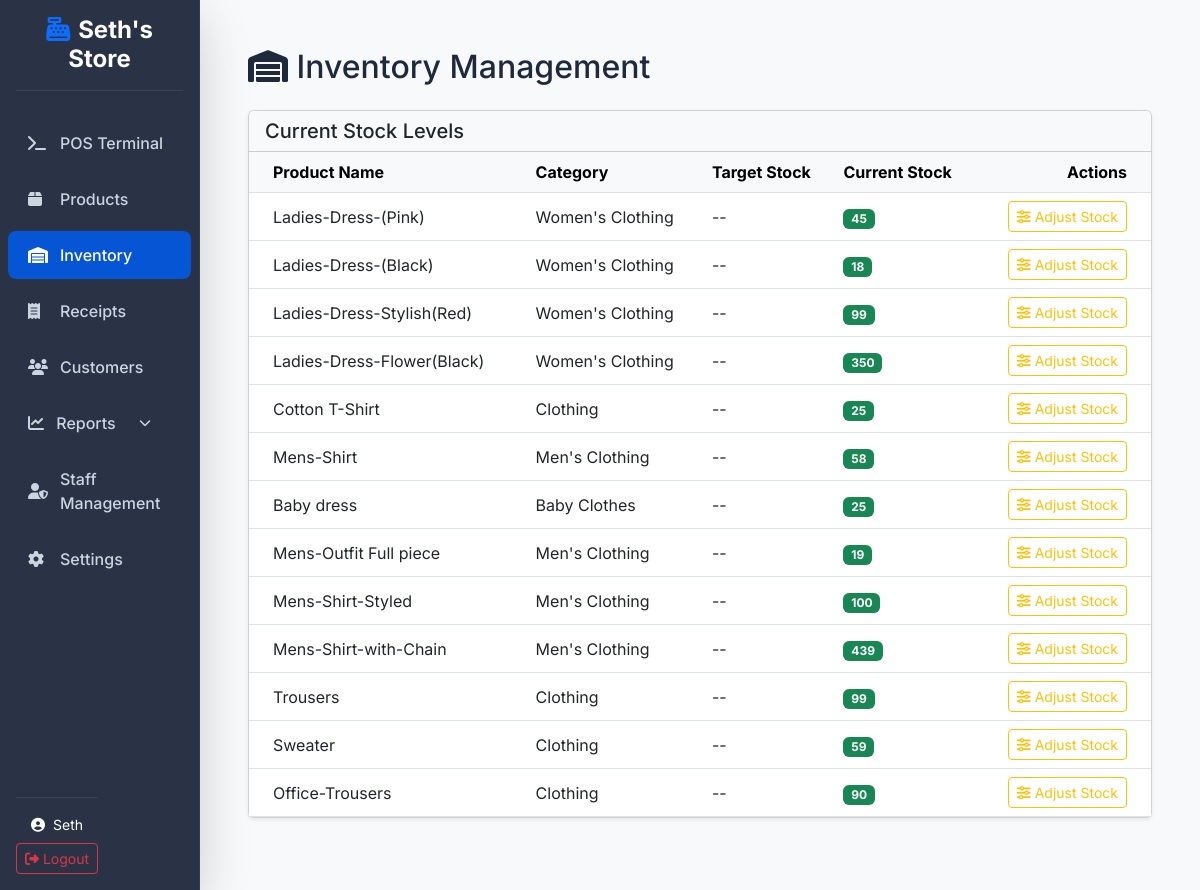
/inventory/ (signed in), run on the app's committed database.
### accounts/models.py (models this page shows, shortened)
class User(AbstractUser):
    ROLE_CHOICES = (
        ('admin', 'Administrator'),
        ('manager', 'Manager'),
        ('cashier', 'Cashier'),
    )
    role = models.CharField(max_length=20, choices=ROLE_CHOICES, default='cashier')

### products/models.py (models this page shows, shortened)
class Product(models.Model):
    product_name = models.CharField(max_length=200)
    category = models.ForeignKey(Category, on_delete=models.SET_NULL, null=True, blank=True)
    price = models.DecimalField(max_digits=10, decimal_places=2)
    cost_price = models.DecimalField(max_digits=10, decimal_places=2, default=0.00, help_text="Cost of goods sold for profit calculation")
    stock_quantity = models.IntegerField(default=0)
    reorder_level = models.IntegerField(default=10, help_text="Minimum stock level before reordering is required")
    barcode = models.CharField(max_length=100, unique=True, null=True, blank=True)
    supplier = models.CharField(max_length=200, null=True, blank=True)
    image = models.ImageField(upload_to='product_images/', null=True, blank=True)

class Category(models.Model):
    name = models.CharField(max_length=100)
    class Meta:
        verbose_name_plural = 'Categories'
    def __str__(self):
        return self.name

### inventory/views.py (the view)
# urls.py: path('', views.inventory_list, name='list'),
@login_required
@role_required(['admin', 'manager', 'cashier'])
def inventory_list(request):
    low_stock_products = Product.objects.filter(stock_quantity__lte=10)
    all_products = Product.objects.all()
    return render(request, 'inventory/list.html', {
        'low_stock_products': low_stock_products,
        'products': all_products
    })

### templates/inventory/list.html (shortened to what this page needs)
{% extends 'base.html' %}
{% block content %}
<div class="mb-4">
    <h2><i class="fas fa-warehouse"></i> Inventory Management</h2>
</div>
<div class="card shadow-sm mb-4">
    <div class="card-header bg-light">
        <h5 class="mb-0">Current Stock Levels</h5>
    </div>
    <div class="card-body p-0">
        <div class="table-responsive">
            <table class="table table-hover align-middle mb-0">
                <thead class="table-light">
                    <tr>
                        <th class="ps-4">Product Name</th>
                        <th>Category</th>
                        <th>Target Stock</th>
                        <th>Current Stock</th>
                        <th class="text-end pe-4">Actions</th>
                    </tr>
                </thead>
                <tbody>
                    {% for product in products %}
                    <tr>
                        <td class="ps-4">{{ product.product_name }}</td>
                        <td>{{ product.category|default:"-" }}</td>
                        <td>--</td>
                        <td>
                            {% if product.stock_quantity <= 10 %} <span class="badge bg-danger">{{
                                product.stock_quantity }}</span>
                                {% else %}
                                <span class="badge bg-success">{{ product.stock_quantity }}</span>
                                {% endif %}
                        </td>
                        <td class="text-end pe-4">
                            {% if user.role == 'admin' %}
                            <a href="{% url 'inventory:adjust' product.id %}" class="btn btn-sm btn-outline-warning"><i
                                    class="fas fa-sliders-h"></i> Adjust Stock</a>
                            {% endif %}
                        </td>
                    </tr>
                    {% empty %}
                    <tr>
                        <td colspan="5" class="text-center py-4 text-muted">No products available in inventory.</td>
                    </tr>
                    {% endfor %}
                </tbody>
            </table>
        </div>
    </div>
</div>
{% endblock %}

### templates/base.html (shortened to what this page needs)
<!DOCTYPE html>
{% load static %}
<html lang="en">
<head>
    <link href="https://cdn.jsdelivr.net/npm/bootstrap@5.3.0/dist/css/bootstrap.min.css" rel="stylesheet">
    <link rel="stylesheet" href="https://cdnjs.cloudflare.com/ajax/libs/font-awesome/6.4.0/css/all.min.css">
    <link rel="stylesheet" href="{% static 'css/modern-pos.css' %}">
</head>
<body>
    {% if user.is_authenticated %}
    <div class="container-fluid p-0">
        <div class="row g-0">
            <nav class="col-md-3 col-lg-2 d-md-block sidebar collapse shadow-lg glass-panel z-3">
                <div class="sidebar-sticky pt-3">
                    <div class="px-3 mb-4 text-center">
                        <h4 class="text-white fw-bold"><i class="fas fa-cash-register me-2 text-primary"></i>Seth's
                            Store
                        </h4>
                        <hr class="text-secondary opacity-25">
                    </div>
                    <ul class="nav flex-column px-2">
                        <li class="nav-item">
                            <a class="nav-link {% if request.resolver_match.url_name == 'pos' %}active{% endif %}"
                                href="{% url 'sales:pos' %}">
                                <i class="fas fa-terminal"></i> POS Terminal
                            </a>
                        </li>
                        <li class="nav-item">
                            <a class="nav-link {% if 'products' in request.path %}active{% endif %}"
                                href="{% url 'products:list' %}">
                                <i class="fas fa-box"></i> Products
                            </a>
                        </li>
                        <li class="nav-item">
                            <a class="nav-link {% if 'inventory' in request.path %}active{% endif %}"
                                href="{% url 'inventory:list' %}">
                                <i class="fas fa-warehouse"></i> Inventory
                            </a>
                        </li>
                        <li class="nav-item">
                            <a class="nav-link {% if 'receipts' in request.path %}active{% endif %}"
                                href="{% url 'sales:receipts' %}">
                                <i class="fas fa-receipt"></i> Receipts
                            </a>
                        </li>
                        <li class="nav-item">
                            <a class="nav-link {% if 'customers' in request.path %}active{% endif %}"
                                href="{% url 'customers:list' %}">
                                <i class="fas fa-users"></i> Customers
                            </a>
                        </li>
                        <li class="nav-item">
                            <a class="nav-link {% if 'reports' in request.path %}active{% endif %} d-flex align-items-center justify-content-between"
                                data-bs-toggle="collapse" href="#reportsMenu" role="button"
                                aria-expanded="{% if 'reports' in request.path %}true{% else %}false{% endif %}"
                                aria-controls="reportsMenu">
                                <span><i class="fas fa-chart-line me-1"></i> Reports</span>
                                <i class="fas fa-chevron-down" style="font-size: 0.75rem;"></i>
                            </a>
                        </li>
                        {% if user.role == 'admin' %}
                        <li class="nav-item">
                            <a class="nav-link {% if 'accounts/employees' in request.path %}active{% endif %}"
                                href="{% url 'accounts:employee_list' %}">
                                <i class="fas fa-user-shield"></i> Staff Management
                            </a>
                        </li>
                        <li class="nav-item">
                            <a class="nav-link" href="{% url 'admin:index' %}">
                                <i class="fas fa-cog"></i> Settings
                            </a>
                        </li>
                        {% endif %}
                    </ul>
                    <div class="mt-auto p-3 text-center" style="position: absolute; bottom: 0; width: inherit;">
                        <hr class="text-secondary opacity-25">
                        <div class="text-white small mb-2">
                            <i class="fas fa-user-circle me-1"></i> {{ user.username }}
                        </div>
                        <form action="{% url 'accounts:logout' %}" method="post">
                            <button type="submit" class="btn btn-outline-danger btn-sm w-100">
                                <i class="fas fa-sign-out-alt"></i> Logout
                            </button>
                        </form>
                    </div>
                </div>
            </nav>
            <main class="col-md-9 ms-sm-auto col-lg-10 px-md-5 py-5 min-vh-100 bg-light">
                {% block content %}{% endblock %}
            </main>
        </div>
    </div>
    {% else %}
    <main class="container py-5">
        {% block auth_content %}{% endblock %}
    </main>
    {% endif %}
</body>
</html>

### static/css/modern-pos.css (style rules this page uses)
:root { --primary-color: #0655d4; --secondary-color: #64748b; --success-color: #10b981; --danger-color: #ef4444; --warning-color: #f59e0b; --info-color: #06b6d4; --dark-bg: #1e293b; --light-bg: #f8fafc; --sidebar-bg: #1e293b; --card-bg: #ffffff; --text-primary: #1e293b; --text-secondary: #64748b; --border-color: #e2e8f0; --shadow-sm: 0 2px 4px rgba(0, 0, 0, 0.05), 0 1px 2px rgba(0, 0, 0, 0.1); --shadow-md: 0 10px 15px -3px rgba(0, 0, 0, 0.08), 0 4px 6px -2px rgba(0, 0, 0, 0.04); --shadow-lg: 0 20px 25px -5px rgba(0, 0, 0, 0.1), 0 10px 10px -5px rgba(0, 0, 0, 0.04); --shadow-glow: 0 0 20px rgba(6, 85, 212, 0.2); --transition: all 0.3s cubic-bezier(0.4, 0, 0.2, 1); --border-radius-lg: 20px; --border-radius-md: 12px; }
* { margin: 0; padding: 0; box-sizing: border-box; }
body { font-family: 'Inter', -apple-system, BlinkMacSystemFont, 'Segoe UI', Roboto, sans-serif; background: var(--light-bg); color: var(--text-primary); transition: var(--transition); }
.sidebar { background: var(--sidebar-bg); box-shadow: var(--shadow-lg); min-height: 100vh; transition: var(--transition); border-right: 1px solid rgba(255,255,255,0.05); }
.glass-panel { background: rgba(30, 41, 59, 0.95); backdrop-filter: blur(12px); -webkit-backdrop-filter: blur(12px); }
.sidebar .nav-link { color: #cbd5e1; padding: 12px 20px; margin: 4px 0; border-radius: 8px; transition: var(--transition); display: flex; align-items: center; text-decoration: none; font-weight: 500; }
.sidebar .nav-link.active { background: var(--primary-color); color: #ffffff; }
.sidebar .nav-link i { width: 20px; margin-right: 12px; }

### data on the page
User: username "Seth"
Product: product_name "Ladies-Dress-(Pink)", category "Women's Clothing", stock_quantity "45"
Product: product_name "Ladies-Dress-(Black)", category "Women's Clothing", stock_quantity "18"
Product: product_name "Ladies-Dress-Stylish(Red)", category "Women's Clothing", stock_quantity "99"
Product: product_name "Ladies-Dress-Flower(Black)", category "Women's Clothing", stock_quantity "350"
Product: product_name "Cotton T-Shirt", category "Clothing", stock_quantity "25"
Product: product_name "Mens-Shirt", category "Men's Clothing", stock_quantity "58"
Product: product_name "Baby dress", category "Baby Clothes", stock_quantity "25"
Product: product_name "Mens-Outfit Full piece", category "Men's Clothing", stock_quantity "19"
Product: product_name "Mens-Shirt-Styled", category "Men's Clothing", stock_quantity "100"
Product: product_name "Mens-Shirt-with-Chain", category "Men's Clothing", stock_quantity "439"
Product: product_name "Trousers", category "Clothing", stock_quantity "99"
Product: product_name "Sweater", category "Clothing", stock_quantity "59"
Product: product_name "Office-Trousers", category "Clothing", stock_quantity "90"
